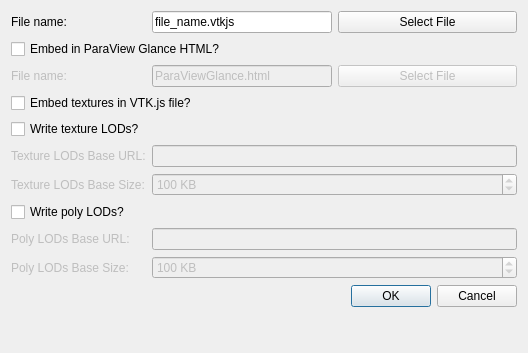
<?xml version="1.0" encoding="UTF-8"?>
<ui version="4.0">
 <class>pqExportToVtkJsDialog</class>
 <widget class="QDialog" name="pqExportToVtkJsDialog">
  <property name="geometry">
   <rect>
    <x>0</x>
    <y>0</y>
    <width>528</width>
    <height>353</height>
   </rect>
  </property>
  <property name="windowTitle">
   <string>Dialog</string>
  </property>
  <layout class="QGridLayout" name="gridLayout">
   <item row="0" column="2">
    <widget class="QPushButton" name="selectSaveFileButton">
     <property name="text">
      <string>Select File</string>
     </property>
    </widget>
   </item>
   <item row="10" column="2">
    <widget class="QDialogButtonBox" name="buttonBox">
     <property name="orientation">
      <enum>Qt::Horizontal</enum>
     </property>
     <property name="standardButtons">
      <set>QDialogButtonBox::Cancel|QDialogButtonBox::Ok</set>
     </property>
    </widget>
   </item>
   <item row="0" column="1">
    <widget class="QLineEdit" name="saveFileName">
     <property name="text">
      <string>file_name.vtkjs</string>
     </property>
    </widget>
   </item>
   <item row="11" column="1" colspan="2">
    <spacer name="verticalSpacer">
     <property name="orientation">
      <enum>Qt::Vertical</enum>
     </property>
     <property name="sizeHint" stdset="0">
      <size>
       <width>20</width>
       <height>40</height>
      </size>
     </property>
    </spacer>
   </item>
   <item row="0" column="0">
    <widget class="QLabel" name="label">
     <property name="text">
      <string>File name:</string>
     </property>
     <property name="alignment">
      <set>Qt::AlignLeading|Qt::AlignLeft|Qt::AlignVCenter</set>
     </property>
    </widget>
   </item>
   <item row="1" column="0" colspan="2">
    <widget class="QCheckBox" name="embedInGlanceHtml">
     <property name="text">
      <string>Embed in ParaView Glance HTML?</string>
     </property>
    </widget>
   </item>
   <item row="3" column="0" colspan="3">
    <widget class="QCheckBox" name="writeTextures">
     <property name="toolTip">
      <string>&lt;html&gt;&lt;head/&gt;&lt;body&gt;&lt;p&gt;If checked, the full-size texture will be embedded in the VTK.js file as a JPEG.&lt;/p&gt;&lt;/body&gt;&lt;/html&gt;</string>
     </property>
     <property name="text">
      <string>Embed textures in VTK.js file?</string>
     </property>
    </widget>
   </item>
   <item row="4" column="0" colspan="3">
    <widget class="QCheckBox" name="writeTextureLODs">
     <property name="toolTip">
      <string>&lt;html&gt;&lt;head/&gt;&lt;body&gt;&lt;p&gt;If checked, texture LODs will be written as JPEG files in the same directory as the save file. The texture LODs are a series of decreasing resolution files which are intended to be uploaded to the web at the base URL. They will be downloaded sequentially when the VTK.js file is loaded.&lt;/p&gt;&lt;/body&gt;&lt;/html&gt;</string>
     </property>
     <property name="text">
      <string>Write texture LODs?</string>
     </property>
    </widget>
   </item>
   <item row="2" column="1">
    <widget class="QLineEdit" name="paraviewGlanceFileName">
     <property name="enabled">
      <bool>false</bool>
     </property>
     <property name="text">
      <string>ParaViewGlance.html</string>
     </property>
    </widget>
   </item>
   <item row="2" column="0">
    <widget class="QLabel" name="paraviewGlanceFileNameLabel">
     <property name="enabled">
      <bool>false</bool>
     </property>
     <property name="text">
      <string>File name:</string>
     </property>
     <property name="alignment">
      <set>Qt::AlignLeading|Qt::AlignLeft|Qt::AlignVCenter</set>
     </property>
    </widget>
   </item>
   <item row="2" column="2">
    <widget class="QPushButton" name="selectParaViewGlanceFileButton">
     <property name="enabled">
      <bool>false</bool>
     </property>
     <property name="text">
      <string>Select File</string>
     </property>
    </widget>
   </item>
   <item row="5" column="0">
    <widget class="QLabel" name="textureLODsBaseUrlLabel">
     <property name="enabled">
      <bool>false</bool>
     </property>
     <property name="toolTip">
      <string>&lt;html&gt;&lt;head/&gt;&lt;body&gt;&lt;p&gt;The base URL where the texture LODs will be available. It is the user's responsibility to upload the texture LODs to this URL.&lt;/p&gt;&lt;/body&gt;&lt;/html&gt;</string>
     </property>
     <property name="text">
      <string>Texture LODs Base URL:</string>
     </property>
    </widget>
   </item>
   <item row="6" column="0">
    <widget class="QLabel" name="textureLODsBaseSizeLabel">
     <property name="enabled">
      <bool>false</bool>
     </property>
     <property name="toolTip">
      <string>&lt;html&gt;&lt;head/&gt;&lt;body&gt;&lt;p&gt;The smallest resolution texture LOD file will be smaller in size than the base size. All other texture LODs will be larger. This base size indicates to the writer when the LOD file writing should stop.&lt;/p&gt;&lt;/body&gt;&lt;/html&gt;</string>
     </property>
     <property name="text">
      <string>Texture LODs Base Size:</string>
     </property>
    </widget>
   </item>
   <item row="5" column="1" colspan="2">
    <widget class="QLineEdit" name="textureLODsBaseUrl">
     <property name="enabled">
      <bool>false</bool>
     </property>
     <property name="toolTip">
      <string>&lt;html&gt;&lt;head/&gt;&lt;body&gt;&lt;p&gt;The base URL where the texture LODs will be available. It is the user's responsibility to upload the texture LODs to this URL.&lt;/p&gt;&lt;/body&gt;&lt;/html&gt;</string>
     </property>
    </widget>
   </item>
   <item row="6" column="1" colspan="2">
    <widget class="QSpinBox" name="textureLODsBaseSize">
     <property name="enabled">
      <bool>false</bool>
     </property>
     <property name="toolTip">
      <string>&lt;html&gt;&lt;head/&gt;&lt;body&gt;&lt;p&gt;The smallest resolution texture LOD file will be smaller in size than the base size. All other texture LODs will be larger. This base size indicates to the writer when the LOD file writing should stop.&lt;/p&gt;&lt;/body&gt;&lt;/html&gt;</string>
     </property>
     <property name="suffix">
      <string> KB</string>
     </property>
     <property name="minimum">
      <number>1</number>
     </property>
     <property name="maximum">
      <number>1000000000</number>
     </property>
     <property name="value">
      <number>100</number>
     </property>
    </widget>
   </item>
   <item row="8" column="0">
    <widget class="QLabel" name="polyLODsBaseUrlLabel">
     <property name="enabled">
      <bool>false</bool>
     </property>
     <property name="toolTip">
      <string>&lt;html&gt;&lt;head/&gt;&lt;body&gt;&lt;p&gt;The base URL where the poly LODs will be available. It is the user's responsibility to upload the poly LODs to this URL.&lt;/p&gt;&lt;/body&gt;&lt;/html&gt;</string>
     </property>
     <property name="text">
      <string>Poly LODs Base URL:</string>
     </property>
    </widget>
   </item>
   <item row="7" column="0">
    <widget class="QCheckBox" name="writePolyLODs">
     <property name="toolTip">
      <string>&lt;html&gt;&lt;head/&gt;&lt;body&gt;&lt;p&gt;If checked, poly LODs will be written out into the same directory as the save file. The poly LODs are a series of decreasing resolution files which are intended to be uploaded to the web at the base URL. They will be downloaded sequentially when the VTK.js file is loaded, and they result in the VTK.js polydata increasing in resolution over time.&lt;/p&gt;&lt;/body&gt;&lt;/html&gt;</string>
     </property>
     <property name="text">
      <string>Write poly LODs?</string>
     </property>
    </widget>
   </item>
   <item row="9" column="0">
    <widget class="QLabel" name="polyLODsBaseSizeLabel">
     <property name="enabled">
      <bool>false</bool>
     </property>
     <property name="toolTip">
      <string>&lt;html&gt;&lt;head/&gt;&lt;body&gt;&lt;p&gt;The smallest resolution poly LOD will be smaller in size than the base size. All other poly LODs will be larger. This base size indicates to the writer when the LOD file writing should stop. The smallest size poly LOD will be included in the VTK.js file, rather than written out with the other poly LODs.&lt;/p&gt;&lt;/body&gt;&lt;/html&gt;</string>
     </property>
     <property name="text">
      <string>Poly LODs Base Size:</string>
     </property>
    </widget>
   </item>
   <item row="8" column="1" colspan="2">
    <widget class="QLineEdit" name="polyLODsBaseUrl">
     <property name="enabled">
      <bool>false</bool>
     </property>
     <property name="toolTip">
      <string>&lt;html&gt;&lt;head/&gt;&lt;body&gt;&lt;p&gt;The base URL where the poly LODs will be available. It is the user's responsibility to upload the poly LODs to this URL.&lt;/p&gt;&lt;/body&gt;&lt;/html&gt;</string>
     </property>
    </widget>
   </item>
   <item row="9" column="1" colspan="2">
    <widget class="QSpinBox" name="polyLODsBaseSize">
     <property name="enabled">
      <bool>false</bool>
     </property>
     <property name="toolTip">
      <string>&lt;html&gt;&lt;head/&gt;&lt;body&gt;&lt;p&gt;The smallest resolution poly LOD will be smaller in size than the base size. All other poly LODs will be larger. This base size indicates to the writer when the LOD file writing should stop. The smallest size poly LOD will be included in the VTK.js file, rather than written out with the other poly LODs.&lt;/p&gt;&lt;/body&gt;&lt;/html&gt;</string>
     </property>
     <property name="suffix">
      <string> KB</string>
     </property>
     <property name="minimum">
      <number>1</number>
     </property>
     <property name="maximum">
      <number>1000000000</number>
     </property>
     <property name="value">
      <number>100</number>
     </property>
    </widget>
   </item>
  </layout>
 </widget>
 <tabstops>
  <tabstop>saveFileName</tabstop>
  <tabstop>selectSaveFileButton</tabstop>
  <tabstop>writeTextures</tabstop>
  <tabstop>writeTextureLODs</tabstop>
  <tabstop>textureLODsBaseUrl</tabstop>
  <tabstop>textureLODsBaseSize</tabstop>
 </tabstops>
 <resources/>
 <connections>
  <connection>
   <sender>buttonBox</sender>
   <signal>accepted()</signal>
   <receiver>pqExportToVtkJsDialog</receiver>
   <slot>accept()</slot>
   <hints>
    <hint type="sourcelabel">
     <x>248</x>
     <y>254</y>
    </hint>
    <hint type="destinationlabel">
     <x>157</x>
     <y>274</y>
    </hint>
   </hints>
  </connection>
  <connection>
   <sender>buttonBox</sender>
   <signal>rejected()</signal>
   <receiver>pqExportToVtkJsDialog</receiver>
   <slot>reject()</slot>
   <hints>
    <hint type="sourcelabel">
     <x>316</x>
     <y>260</y>
    </hint>
    <hint type="destinationlabel">
     <x>286</x>
     <y>274</y>
    </hint>
   </hints>
  </connection>
  <connection>
   <sender>writeTextureLODs</sender>
   <signal>toggled(bool)</signal>
   <receiver>textureLODsBaseUrlLabel</receiver>
   <slot>setEnabled(bool)</slot>
   <hints>
    <hint type="sourcelabel">
     <x>199</x>
     <y>91</y>
    </hint>
    <hint type="destinationlabel">
     <x>86</x>
     <y>142</y>
    </hint>
   </hints>
  </connection>
  <connection>
   <sender>writeTextureLODs</sender>
   <signal>toggled(bool)</signal>
   <receiver>textureLODsBaseUrl</receiver>
   <slot>setEnabled(bool)</slot>
   <hints>
    <hint type="sourcelabel">
     <x>199</x>
     <y>91</y>
    </hint>
    <hint type="destinationlabel">
     <x>280</x>
     <y>142</y>
    </hint>
   </hints>
  </connection>
  <connection>
   <sender>writeTextureLODs</sender>
   <signal>toggled(bool)</signal>
   <receiver>textureLODsBaseSizeLabel</receiver>
   <slot>setEnabled(bool)</slot>
   <hints>
    <hint type="sourcelabel">
     <x>199</x>
     <y>78</y>
    </hint>
    <hint type="destinationlabel">
     <x>102</x>
     <y>136</y>
    </hint>
   </hints>
  </connection>
  <connection>
   <sender>writeTextureLODs</sender>
   <signal>toggled(bool)</signal>
   <receiver>textureLODsBaseSize</receiver>
   <slot>setEnabled(bool)</slot>
   <hints>
    <hint type="sourcelabel">
     <x>199</x>
     <y>78</y>
    </hint>
    <hint type="destinationlabel">
     <x>296</x>
     <y>136</y>
    </hint>
   </hints>
  </connection>
  <connection>
   <sender>embedInGlanceHtml</sender>
   <signal>toggled(bool)</signal>
   <receiver>paraviewGlanceFileNameLabel</receiver>
   <slot>setEnabled(bool)</slot>
   <hints>
    <hint type="sourcelabel">
     <x>175</x>
     <y>51</y>
    </hint>
    <hint type="destinationlabel">
     <x>86</x>
     <y>81</y>
    </hint>
   </hints>
  </connection>
  <connection>
   <sender>embedInGlanceHtml</sender>
   <signal>toggled(bool)</signal>
   <receiver>paraviewGlanceFileName</receiver>
   <slot>setEnabled(bool)</slot>
   <hints>
    <hint type="sourcelabel">
     <x>175</x>
     <y>51</y>
    </hint>
    <hint type="destinationlabel">
     <x>256</x>
     <y>81</y>
    </hint>
   </hints>
  </connection>
  <connection>
   <sender>embedInGlanceHtml</sender>
   <signal>toggled(bool)</signal>
   <receiver>selectParaViewGlanceFileButton</receiver>
   <slot>setEnabled(bool)</slot>
   <hints>
    <hint type="sourcelabel">
     <x>175</x>
     <y>51</y>
    </hint>
    <hint type="destinationlabel">
     <x>433</x>
     <y>81</y>
    </hint>
   </hints>
  </connection>
  <connection>
   <sender>writePolyLODs</sender>
   <signal>toggled(bool)</signal>
   <receiver>polyLODsBaseSize</receiver>
   <slot>setEnabled(bool)</slot>
   <hints>
    <hint type="sourcelabel">
     <x>90</x>
     <y>223</y>
    </hint>
    <hint type="destinationlabel">
     <x>348</x>
     <y>281</y>
    </hint>
   </hints>
  </connection>
  <connection>
   <sender>writePolyLODs</sender>
   <signal>toggled(bool)</signal>
   <receiver>polyLODsBaseSizeLabel</receiver>
   <slot>setEnabled(bool)</slot>
   <hints>
    <hint type="sourcelabel">
     <x>90</x>
     <y>223</y>
    </hint>
    <hint type="destinationlabel">
     <x>90</x>
     <y>281</y>
    </hint>
   </hints>
  </connection>
  <connection>
   <sender>writePolyLODs</sender>
   <signal>toggled(bool)</signal>
   <receiver>polyLODsBaseUrl</receiver>
   <slot>setEnabled(bool)</slot>
   <hints>
    <hint type="sourcelabel">
     <x>90</x>
     <y>223</y>
    </hint>
    <hint type="destinationlabel">
     <x>348</x>
     <y>252</y>
    </hint>
   </hints>
  </connection>
  <connection>
   <sender>writePolyLODs</sender>
   <signal>toggled(bool)</signal>
   <receiver>polyLODsBaseUrlLabel</receiver>
   <slot>setEnabled(bool)</slot>
   <hints>
    <hint type="sourcelabel">
     <x>90</x>
     <y>223</y>
    </hint>
    <hint type="destinationlabel">
     <x>90</x>
     <y>252</y>
    </hint>
   </hints>
  </connection>
 </connections>
</ui>
